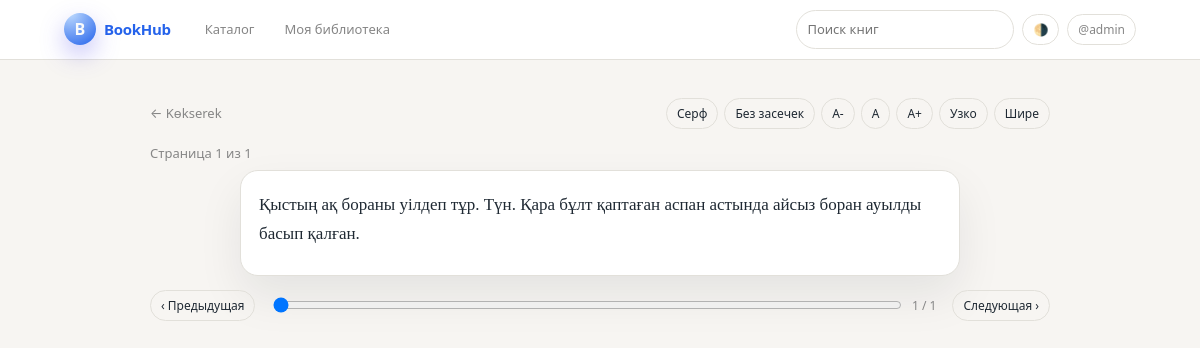
/books/11/read/ (signed in), run on the app's committed database.
### core/models.py (models this page shows, shortened)
class Book(models.Model):
    title = models.CharField(max_length=250)
    description = models.TextField(blank=True)
    cover_url = models.URLField(blank=True)
    year = models.IntegerField(null=True, blank=True)
    authors = models.ManyToManyField(Author, related_name="books", blank=True)
    categories = models.ManyToManyField(
        Category,
        related_name="books",
        blank=True,
    )
    source = models.CharField(max_length=50, blank=True)
    source_id = models.CharField(max_length=120, blank=True)
    is_paid = models.BooleanField(default=False)
    price = models.DecimalField(max_digits=8, decimal_places=2, default=0)
    created_at = models.DateTimeField(auto_now_add=True)
    class Meta:
        ordering = ["-created_at", "title"]
        indexes = [
            models.Index(fields=["title"]),
            models.Index(fields=["source", "source_id"]),
            models.Index(fields=["is_paid"]),
        ]

class BookPage(models.Model):
    book = models.ForeignKey(Book, on_delete=models.CASCADE, related_name="pages")
    chapter = models.ForeignKey(
        BookChapter, on_delete=models.CASCADE, related_name="pages"
    )
    number = models.PositiveIntegerField()
    chapter_page_index = models.PositiveIntegerField()
    content = models.TextField()
    class Meta:
        ordering = ["book", "number"]
        unique_together = ("book", "number")
        indexes = [
            models.Index(fields=["book", "number"]),
            models.Index(fields=["chapter", "chapter_page_index"]),
        ]

### core/views.py (the view, shortened to what this page needs)
# urls.py: path("books/<int:pk>/read/", read_book, name="book_read"),
@login_required
def read_book(request, pk):
    book = get_object_or_404(Book, pk=pk)
    page_number = request.GET.get('page', 1)
    page = BookPage.objects.filter(book=book, number=page_number).first()
    return render(request, 'core/reader.html', {
        'book': book,
        'page': page,
        'page_number': int(page_number),
        'total_pages': BookPage.objects.filter(book=book).count()
    })

### core/templates/core/reader.html (shortened to what this page needs)
{% extends "core/base.html" %}
{% block content %}
<div class="bh-reader"
     data-bh-reader-base-url="{% url 'book_read' book.pk %}"
     data-bh-reader-page="{{ page_number }}"
     data-bh-reader-total="{{ total_pages }}">
    <div class="bh-reader-header">
        <div>
            <a href="{% url 'book_detail' book.pk %}" class="bh-text-muted">← {{ book.title }}</a>
        </div>
        <div class="bh-reader-controls">
            <button type="button" class="bh-btn bh-btn-ghost bh-btn-small" data-bh-reader-family="serif">
                Серф
            </button>
            <button type="button" class="bh-btn bh-btn-ghost bh-btn-small" data-bh-reader-family="sans">
                Без засечек
            </button>
            <button type="button" class="bh-btn bh-btn-ghost bh-btn-small" data-bh-reader-font="small">
                A-
            </button>
            <button type="button" class="bh-btn bh-btn-ghost bh-btn-small" data-bh-reader-font="medium">
                A
            </button>
            <button type="button" class="bh-btn bh-btn-ghost bh-btn-small" data-bh-reader-font="large">
                A+
            </button>
            <button type="button" class="bh-btn bh-btn-ghost bh-btn-small" data-bh-reader-width="narrow">
                Узко
            </button>
            <button type="button" class="bh-btn bh-btn-ghost bh-btn-small" data-bh-reader-width="wide">
                Шире
            </button>
        </div>
    </div>
    <div class="bh-text-muted" style="font-size:13px; margin-bottom:6px;">
        Страница {{ page_number }} из {{ total_pages }}
    </div>
    <article class="bh-reader-page">
        {{ page.content|linebreaksbr }}
    </article>
    <div class="bh-flex-row bh-flex-space-between bh-flex-gap-8" style="margin-top:4px;">
        <button type="button"
                class="bh-btn bh-btn-ghost bh-btn-small"
                data-bh-reader-nav="prev"
                {% if page_number <= 1 %}disabled{% endif %}>
            ‹ Предыдущая
        </button>
        <div style="flex:1; display:flex; align-items:center; gap:8px; margin-inline:8px;">
            <input type="range"
                   min="1"
                   max="{{ total_pages }}"
                   value="{{ page_number }}"
                   data-bh-reader-slider
                   style="flex:1;">
            <span class="bh-text-muted" style="font-size:12px;">
                {{ page_number }} / {{ total_pages }}
            </span>
        </div>
        <button type="button"
                class="bh-btn bh-btn-ghost bh-btn-small"
                data-bh-reader-nav="next"
                {% if page_number >= total_pages %}disabled{% endif %}>
            Следующая ›
        </button>
    </div>
</div>
{% endblock %}

### core/templates/core/base.html (shortened to what this page needs)
{% load static %}
<!doctype html>
<html lang="en" data-theme="light">
<head>
    <link rel="stylesheet" href="{% static 'core/css/app.css' %}">
</head>
<body>
    <header class="bh-navbar">
        <div class="bh-navbar-inner">
            <a href="{% url 'book_list' %}" class="bh-logo">
                <div class="bh-logo-mark">B</div>
                <span class="bh-logo-text">BookHub</span>
            </a>
            <nav class="bh-nav-links bh-desktop-only">
                <a href="{% url 'book_list' %}" class="bh-nav-link">Каталог</a>
                {% if user.is_authenticated %}
                <a href="{% url 'my_library' %}" class="bh-nav-link">Моя библиотека</a>
                {% endif %}
            </nav>
            <div class="bh-nav-right">
                <form method="get" action="{% url 'book_list' %}" class="bh-desktop-only">
                    <input class="bh-input" type="text" name="q" placeholder="Поиск книг"
                        value="{{ request.GET.q }}" data-bh-search
                        style="min-width:180px;">
                </form>
                <button type="button" class="bh-btn bh-btn-ghost bh-btn-small" data-bh-theme-toggle>
                    🌗
                </button>
                {% if user.is_authenticated %}
                <div class="bh-dropdown">
                    <button type="button" class="bh-btn bh-btn-ghost bh-btn-small" data-bh-dropdown-toggle>
                        <span class="bh-username">@{{ user.username }}</span>
                    </button>
                </div>
                {% else %}
                <a href="{% url 'login' %}" class="bh-btn bh-btn-ghost bh-btn-small">Войти</a>
                {% endif %}
            </div>
        </div>
    </header>
    <main class="bh-shell">
        {% block content %}{% endblock %}
    </main>
</body>
</html>

### data on the page
Book: title "Kөkserek"
BookPage: content "Қыстың ақ бораны уілдеп тұр. Түн. Қара бұлт қаптаған аспан астында айсыз боран ауылды басып қалған."

### other printed values
{{ user.username }} "admin"
{{ page_number }} "1"
{{ total_pages }} "1"
